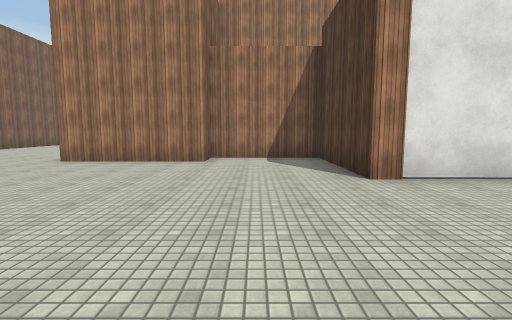
view 1 (above)

24 first-person views from a walk through a Unity game level. The camera is 1.5 m above the floor, tilts 6° down and sees 85° across. The floor is counted in squares, 2 m on a side. Each view is taken from the middle of a square. On the plan, view 1 faces up. The plan holds only what a view shows up to about 10 squares ahead; the rest is blank. The place goes on beyond the plan. The player is left out. Some animated figures are not drawn. Some surface patterns are stand-ins.

view 2
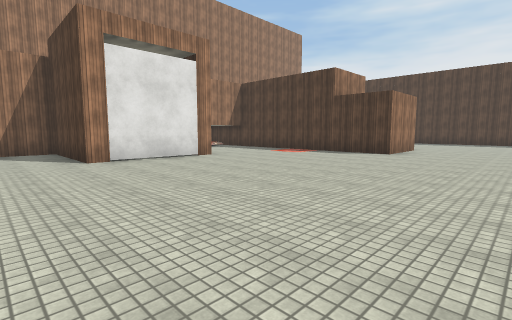

view 3
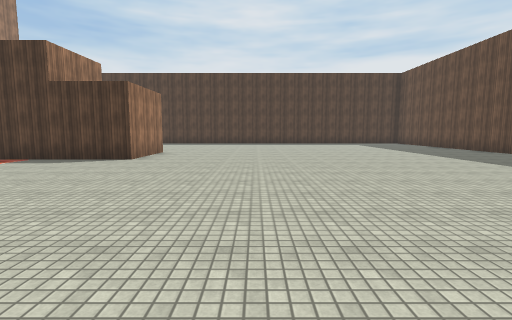

view 4
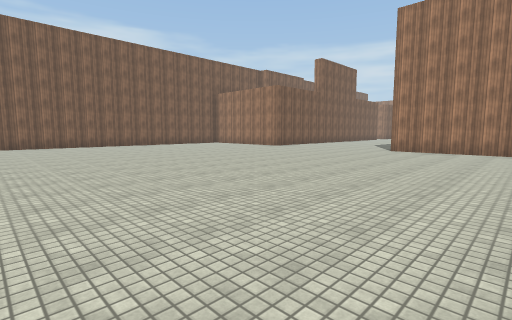

view 5
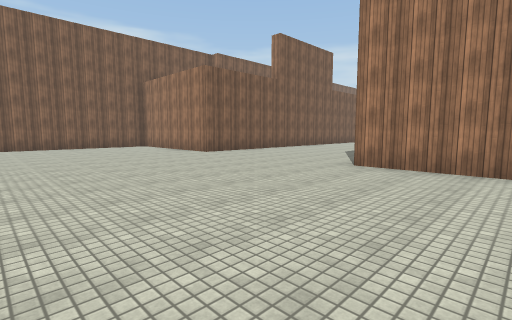

view 6
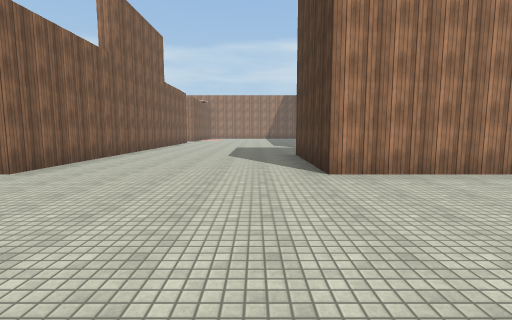

view 7
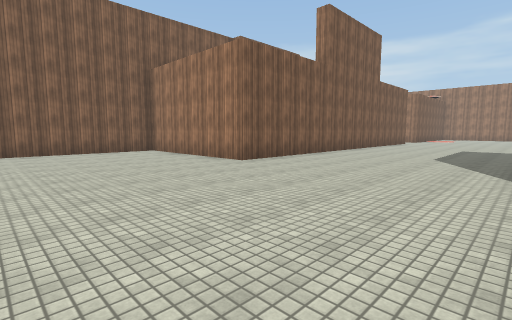

view 8
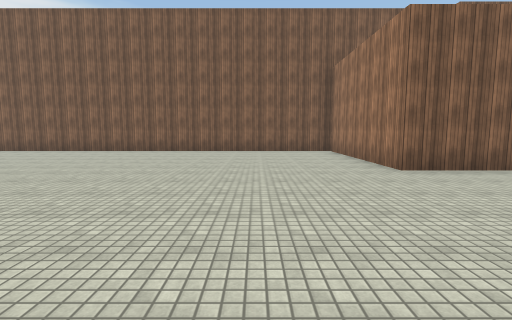

view 9
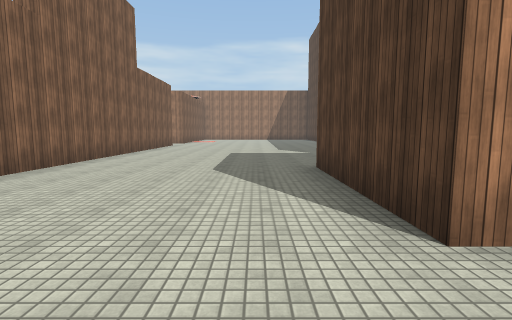

view 10
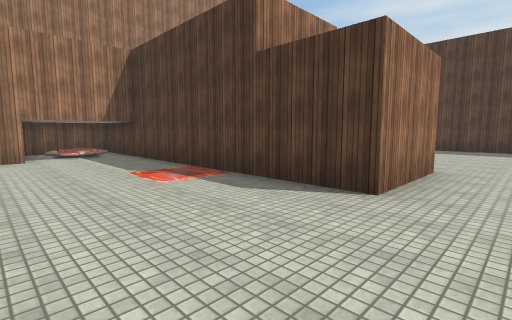

view 11
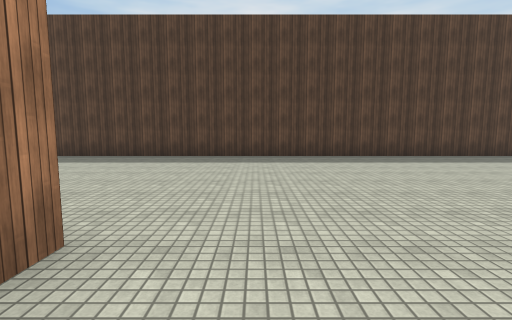

view 12
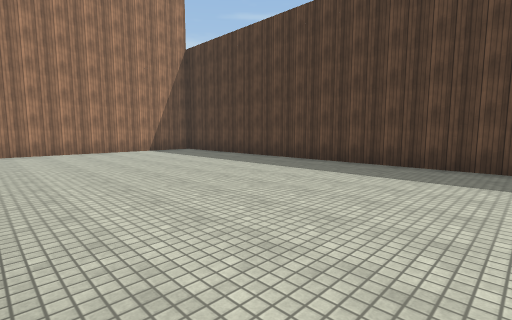

view 13
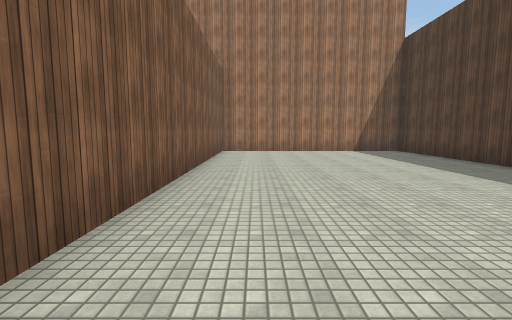

view 14
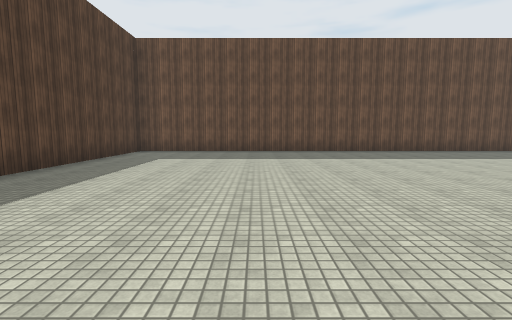

view 15
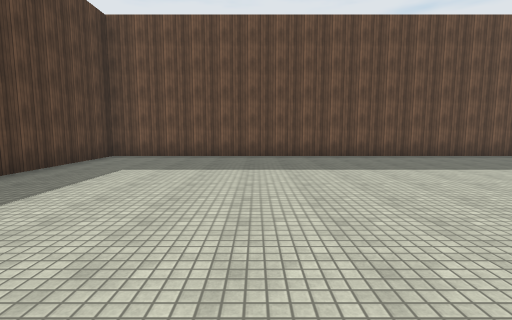

view 16
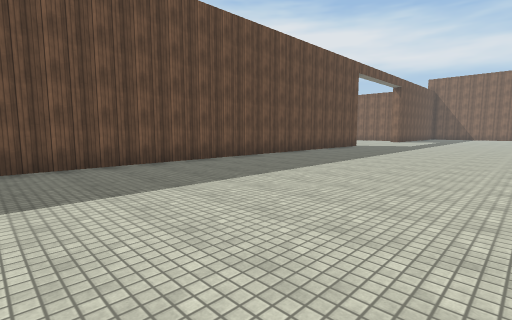

view 17
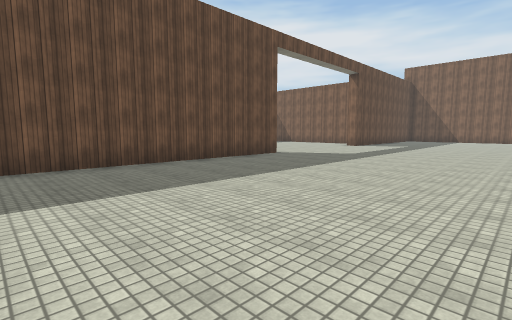

view 18
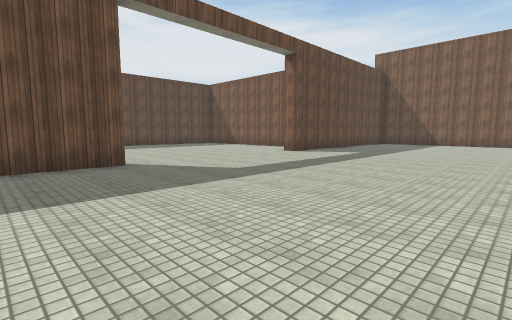

view 19
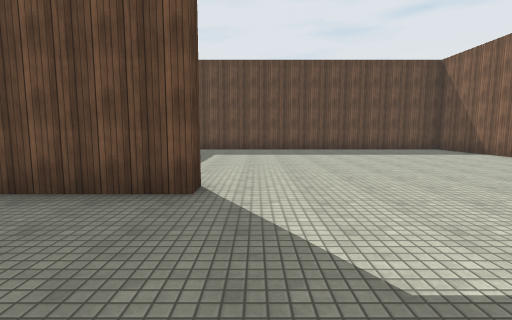

view 20
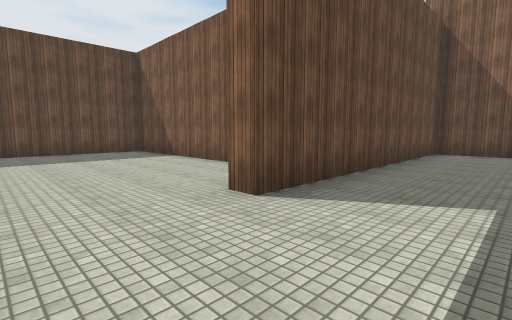

view 21
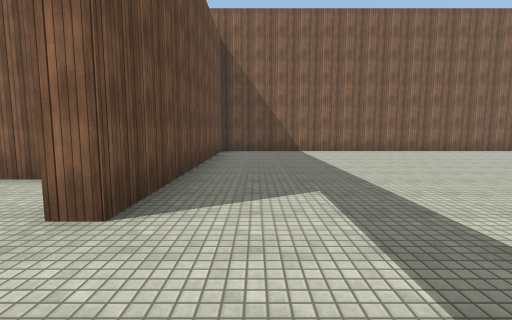

view 22
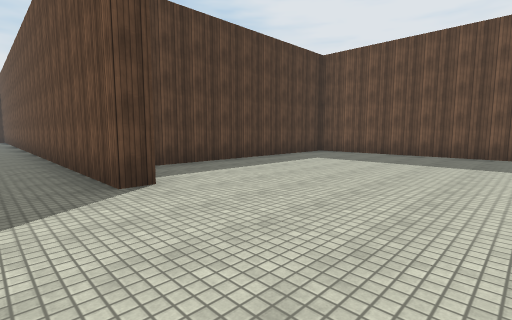

view 23
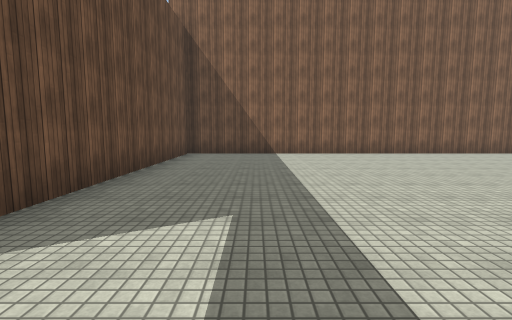

view 24
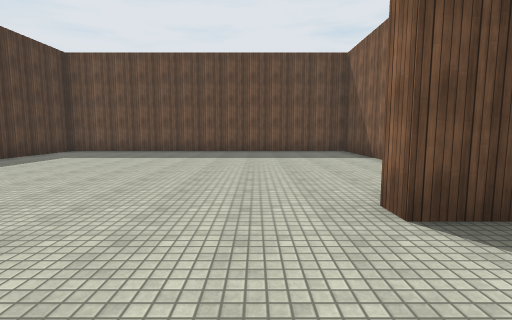

### Floor plan
Points are (right, up) in squares from view 1. A wall is a line through its corners. A room is listed if a view was taken in it or the views show most of it. See-through windows are left out.
Room 1 (views 1, 2, 3, 4, 5, 6, 7, 8, 9, 10, 11, 12, 13, 14, 15, 16, 17, 18, 19, 20, 21, 22, 23, 24)
walls: (5.4, 4.2) (1.8, 4.3) (1.8, 7.8) (-1.2, 7.8) (-1.2, 6.8) (-4.7, 6.8) (-4.7, 10.8); (-1.3, -11.9) (-1.3, -11.2) (18.3, -11.2) (18.3, 10.1); (6.9, 7.2) (6.2, 7.2); (11.9, 0.3) (9.3, 0.3) (9.3, 9.7) (6.9, 9.7); (-9.3, -13.2) (-9.3, -19.1); (11.8, 10.1) (11.8, 1.2); (-15.2, -0.5) (-15.2, -11.2) (-7.3, -11.2) (-7.3, -11.8); (0.7, -19.1) (0.7, -12.6); (-15.2, 6) (-15.2, 1.5); (16, 10.2) (12.4, 10.2); (-9, -19.3) (0, -19.3); (-10.2, 15.1) (-10.2, 6.8) (-15.1, 6.8)

Where each view was taken, in squares from view 1:
view 1: 0 up, 0 right, facing up
view 2: 3 down, 0 right, facing up-right
view 3: 3 down, 2 right, facing right
view 4: 4 down, 1 left, facing up-left
view 5: 1 up, 2 left, facing up-left
view 6: 2 up, 6 left, facing up
view 7: 2 up, 5 left, facing up-left
view 8: 4 up, 5 left, facing left
view 9: 5 up, 6 left, facing up
view 10: 1 down, 6 right, facing up-right
view 11: 1 down, 10 right, facing right
view 12: 0 up, 12 right, facing up-right
view 13: 0 up, 13 right, facing up
view 14: 1 down, 14 right, facing down
view 15: 3 down, 14 right, facing down
view 16: 5 down, 12 right, facing down-left
view 17: 5 down, 6 right, facing down-left
view 18: 5 down, 1 right, facing down-left
view 19: 8 down, 2 left, facing down
view 20: 9 down, 5 left, facing down-left
view 21: 10 down, 5 left, facing left
view 22: 10 down, 5 left, facing down-right
view 23: 9 down, 6 left, facing left
view 24: 9 down, 6 left, facing down
